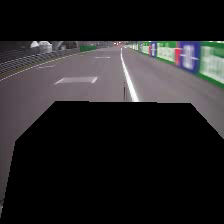
#> input picture run/img.png, 224 x 224 px, given in place of bottas.mp4, which was not available
$ python main.py
#> lines starting #> are read from the running program, lines starting #| are printed output that depends on the picture; after the words box and inside, x2 and y2 are one past the last pixel; in counts of white or black regions, pixels touching at a corner belong together; pictures that were not available may be replaced by others from this repository, and a replacement may not be noted
import cv2
import time
import numpy as np

cap = cv2.VideoCapture('media/bottas.mp4')
print(cap.get(cv2.CAP_PROP_FPS))


frame_count = 0
prev_frame_time = 0
new_frame_time = 0

while cap.isOpened():
	ret, frame = cap.read()
#> frame is the input picture: shape (224, 224, 3); mean B, G, R 36.2, 35.1, 36.6

	frame = cv2.resize(frame, (224,224))
	cv2.rectangle(frame, (0,0), (224,40), (0,0,0), -1)
#> frame: shape (224, 224, 3); 2.57% of pixels changed, all inside (x1, y1, x2, y2) = (0, 32, 224, 41)
	cv2.rectangle(frame, (0,180), (224,224), (0,0,0), -1)
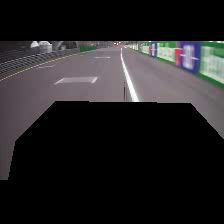
#> frame: shape (224, 224, 3); mean B, G, R 36, 34.9, 36.4
	frame = cv2.GaussianBlur(frame, (3, 3), 0)
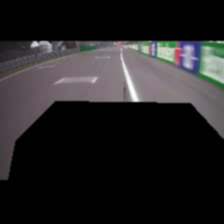
#> frame: shape (224, 224, 3); mean B, G, R 36, 35, 36.4
	result_image = frame.copy()
	frame = cv2.cvtColor(frame, cv2.COLOR_BGR2HSV)
#> frame: shape (224, 224, 3); mean H, S, V 46.5, 14.3, 38.2

	lower_erba = (17,64,92)
	upper_erba = (42,152,211)

	lower_terra = (0,22,167)
	upper_terra = (31,55,216)

	mask_erba = cv2.inRange(frame, lower_erba, upper_erba)
#> mask_erba: shape (224, 224); every value is 0
	mask_terra = cv2.inRange(frame, lower_terra, upper_terra)
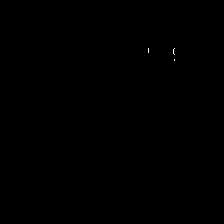
#> mask_terra: shape (224, 224); 0.03% white in thin lines or dots, all inside (x1, y1, x2, y2) = (148, 48, 175, 61)
	mask = mask_erba + mask_terra
	kernel = np.ones((5,5), np.uint8)  # Kernel 5x5

	#Applica l'erosione
	mask = cv2.erode(mask, kernel, iterations=1)


	#Step 4: Find contours
	contours, _ = cv2.findContours(mask, cv2.RETR_TREE, cv2.CHAIN_APPROX_SIMPLE)
#> contours = []

	#Step 5: Draw contours

	cv2.drawContours(result_image, contours, -1, (0, 0, 255), 5)

	# if frame is read correctly ret is True
	if not ret:
		print("Can't receive frame (stream end?). Exiting ...")
		break


	if frame_count % 2 == 0:
		cv2.imshow('Detected Blobs', result_image)
		cv2.imshow('Original Image', frame)
		#cv2.imshow('Mask', mask)


	if cv2.waitKey(1) == ord('q'):
#> (key q is pressed here)
		break

	frame_count += 1
cap.release()
cv2.destroyAllWindows()
